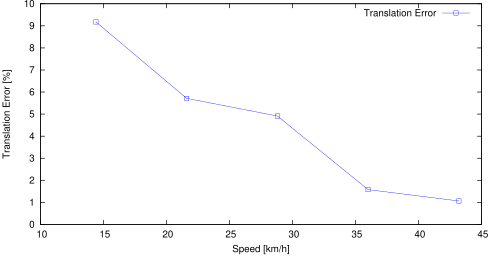

gnuplot code for this plot:
set term postscript eps enhanced color
set output "07_ts.eps"
set size ratio 0.5
set yrange [0:*]
set xlabel "Speed [km/h]"
set ylabel "Translation Error [%]"
plot "07_ts.txt" using ($1*3.6):($2*100) title 'Translation Error' lc rgb "#0000FF" pt 4 w linespoints
